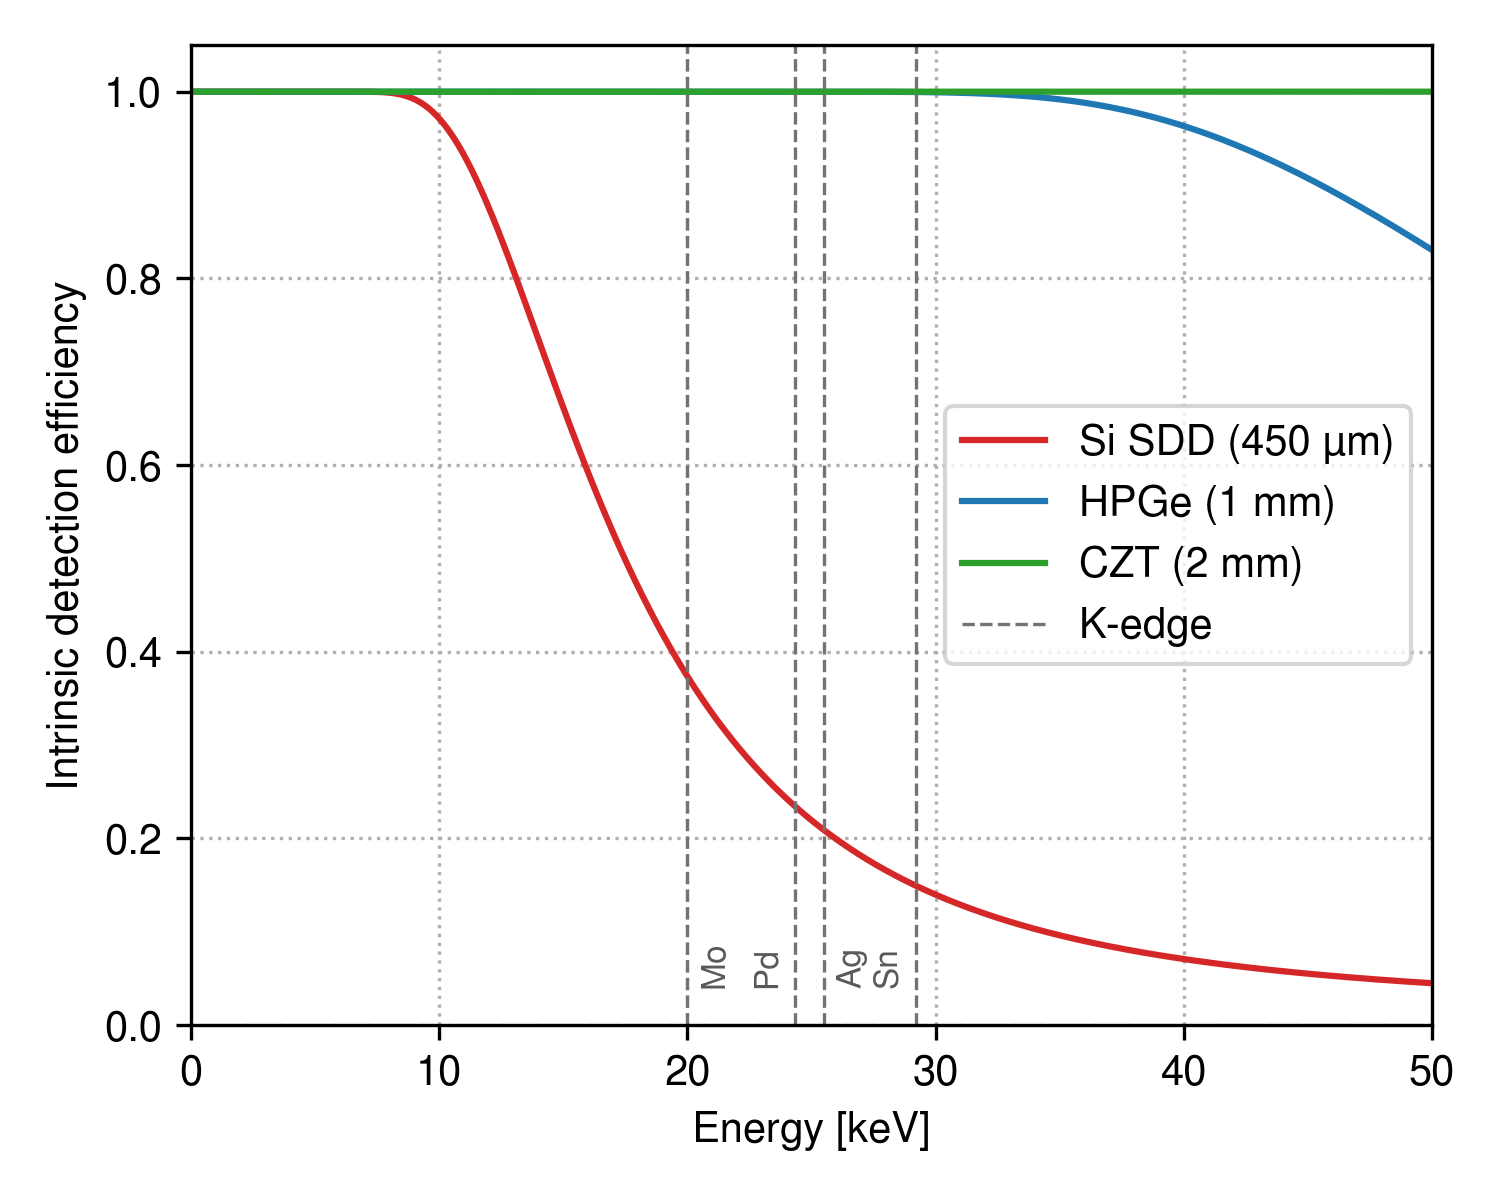

The script that drew this image:
import argparse
from pathlib import Path

import matplotlib.pyplot as plt
import numpy as np
import xraylib
from matplotlib import rc

rc('font', **{'family': 'sans-serif', 'sans-serif': ['FreeSans']})


def main():
    parser = argparse.ArgumentParser(
        description='Plot intrinsic X-ray detector efficiencies.',
        formatter_class=argparse.ArgumentDefaultsHelpFormatter)
    parser.add_argument('--emin', type=float, default=0.1, help='minimum energy (keV)')
    parser.add_argument('--emax', type=float, default=50, help='maximum energy (keV)')
    parser.add_argument('--si-thickness', type=float, default=450,
                        help='Si SDD thickness (um)')
    parser.add_argument('--ge-thickness', type=float, default=1,
                        help='HPGe thickness (mm)')
    parser.add_argument('--czt-thickness', type=float, default=2,
                        help='CZT thickness (mm)')
    parser.add_argument('--edges', nargs='*', default=['Mo', 'Pd', 'Ag', 'Sn'],
                        help='elements whose K edges are shown')
    args = parser.parse_args()
    if args.emin <= 0 or args.emax <= args.emin:
        parser.error('require 0 < emin < emax')
    if min(args.si_thickness, args.ge_thickness, args.czt_thickness) <= 0:
        parser.error('detector thicknesses must be positive')

    energy = np.linspace(args.emin, args.emax, 1000)
    si_thickness = args.si_thickness * 1e-4
    ge_thickness = args.ge_thickness * 0.1
    czt_thickness = args.czt_thickness * 0.1

    def efficiency(mu_rho, density, thickness_cm):
        return 1 - np.exp(-np.asarray(mu_rho) * density * thickness_cm)

    si_mu = [xraylib.CS_Total(xraylib.SymbolToAtomicNumber('Si'), e) for e in energy]
    ge_mu = [xraylib.CS_Total(xraylib.SymbolToAtomicNumber('Ge'), e) for e in energy]

    composition = {'Cd': 0.9, 'Zn': 0.1, 'Te': 1.0}
    molar_mass = sum(n * xraylib.AtomicWeight(xraylib.SymbolToAtomicNumber(el))
                     for el, n in composition.items())
    mass_fractions = {
        el: n * xraylib.AtomicWeight(xraylib.SymbolToAtomicNumber(el)) / molar_mass
        for el, n in composition.items()
    }
    czt_mu = [
        sum(w * xraylib.CS_Total(xraylib.SymbolToAtomicNumber(el), e)
            for el, w in mass_fractions.items())
        for e in energy
    ]

    si_eff = efficiency(si_mu, 2.33, si_thickness)
    ge_eff = efficiency(ge_mu, 5.32, ge_thickness)
    czt_eff = efficiency(czt_mu, 5.8, czt_thickness)

    fig, ax = plt.subplots(figsize=(5, 4))
    ax.plot(energy, si_eff, c='C3', lw=1.5, label=f'Si SDD ({args.si_thickness:g} µm)')
    ax.plot(energy, ge_eff, c='C0', lw=1.5, label=f'HPGe ({args.ge_thickness:g} mm)')
    ax.plot(energy, czt_eff, c='C2', lw=1.5, label=f'CZT ({args.czt_thickness:g} mm)')

    edge_labeled = False
    for element in args.edges:
        try:
            z = xraylib.SymbolToAtomicNumber(element)
        except ValueError:
            parser.error(f'invalid element symbol: {element}')
        edge = xraylib.EdgeEnergy(z, xraylib.K_SHELL)
        if args.emin <= edge <= args.emax:
            ax.axvline(edge, color='0.45', ls='--', lw=0.8,
                       label='K-edge' if not edge_labeled else '_nolegend_')
            edge_labeled = True
            label_left = element in {'Pd', 'Sn'}
            ax.annotate(element, xy=(edge, 0.04),
                        xytext=(-3 if label_left else 3, 0),
                        textcoords='offset points', rotation=90, color='0.35',
                        ha='right' if label_left else 'left',
                        va='bottom', fontsize=8)

    ax.set(xlabel='Energy [keV]', ylabel='Intrinsic detection efficiency',
           xlim=(0, args.emax), ylim=(0, 1.05))
    ax.grid(ls=':')
    ax.legend(loc='right', fontsize=10)
    fig.tight_layout()

    output = Path(__file__).with_suffix('')
    fig.savefig(output.with_suffix('.pdf'))
    fig.savefig(output.with_suffix('.png'), dpi=300)
    plt.show()


if __name__ == '__main__':
    main()
